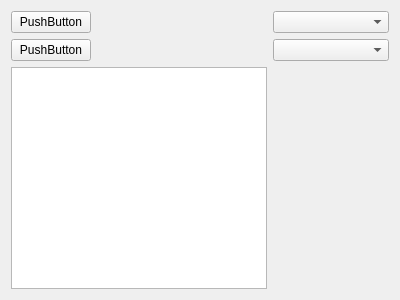
<?xml version="1.0" encoding="UTF-8"?>
<ui version="4.0">
 <class>Form</class>
 <widget class="QWidget" name="Form">
  <property name="geometry">
   <rect>
    <x>0</x>
    <y>0</y>
    <width>400</width>
    <height>300</height>
   </rect>
  </property>
  <property name="windowTitle">
   <string>Form</string>
  </property>
  <layout class="QFormLayout" name="formLayout">
   <item row="0" column="0">
    <widget class="QPushButton" name="pushButton">
     <property name="text">
      <string>PushButton</string>
     </property>
    </widget>
   </item>
   <item row="0" column="1">
    <widget class="QComboBox" name="comboBox"/>
   </item>
   <item row="1" column="0">
    <widget class="QPushButton" name="pushButton_2">
     <property name="text">
      <string>PushButton</string>
     </property>
    </widget>
   </item>
   <item row="1" column="1">
    <widget class="QComboBox" name="comboBox_2"/>
   </item>
   <item row="2" column="0">
    <widget class="QTextEdit" name="textEdit"/>
   </item>
  </layout>
 </widget>
 <resources/>
 <connections/>
</ui>
